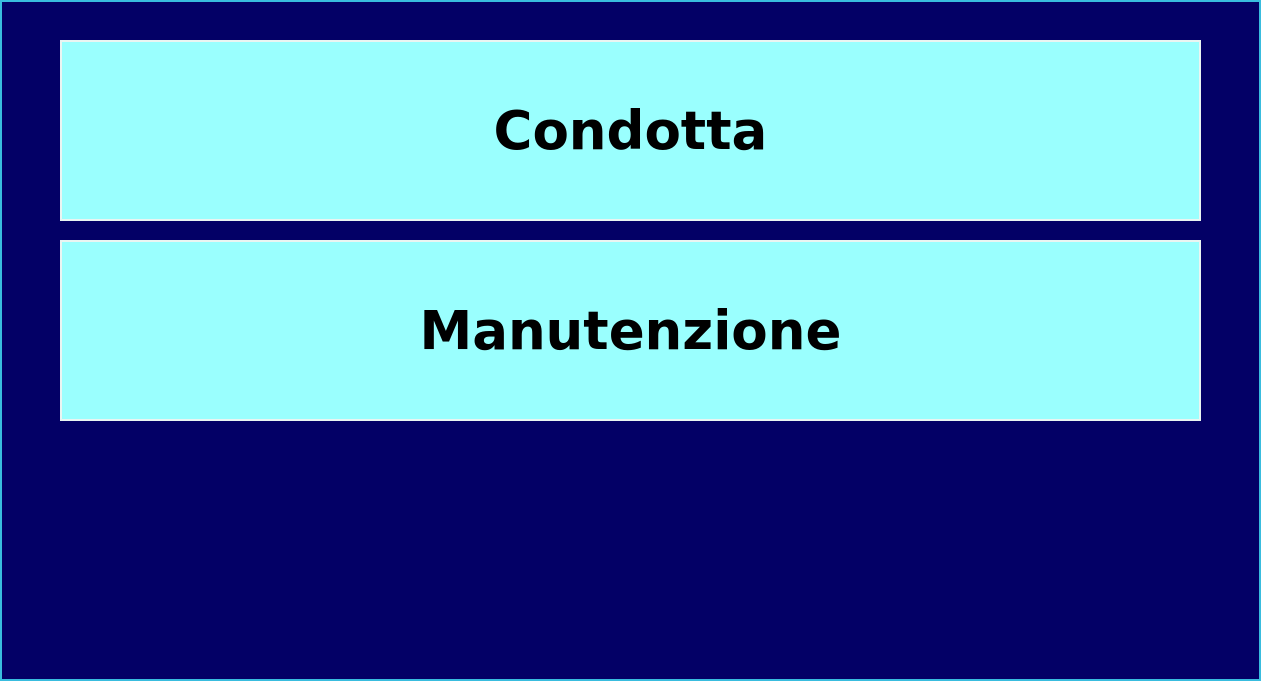
<?xml version="1.0" encoding="UTF-8"?>
<ui version="4.0">
 <class>FirstPage</class>
 <widget class="QWidget" name="FirstPage">
  <property name="geometry">
   <rect>
    <x>0</x>
    <y>0</y>
    <width>1261</width>
    <height>681</height>
   </rect>
  </property>
  <property name="windowTitle">
   <string>Form</string>
  </property>
  <property name="styleSheet">
   <string notr="true">QWidget { background-color : #030066; color : #fefe00;border:2px solid #39bcde }
QPushButton { background-color : #9afffe; color : #000000;border:2px solid #eaf5f2;font: 40pt &quot;DejaVu Sans&quot;;font: bold;  }</string>
  </property>
  <widget class="QPushButton" name="condotta">
   <property name="geometry">
    <rect>
     <x>60</x>
     <y>40</y>
     <width>1141</width>
     <height>181</height>
    </rect>
   </property>
   <property name="font">
    <font>
     <family>DejaVu Sans</family>
     <pointsize>40</pointsize>
     <weight>75</weight>
     <italic>false</italic>
     <bold>true</bold>
    </font>
   </property>
   <property name="styleSheet">
    <string notr="true"/>
   </property>
   <property name="text">
    <string>Condotta</string>
   </property>
  </widget>
  <widget class="QPushButton" name="manutenzione">
   <property name="geometry">
    <rect>
     <x>60</x>
     <y>240</y>
     <width>1141</width>
     <height>181</height>
    </rect>
   </property>
   <property name="font">
    <font>
     <family>DejaVu Sans</family>
     <pointsize>40</pointsize>
     <weight>75</weight>
     <italic>false</italic>
     <bold>true</bold>
    </font>
   </property>
   <property name="styleSheet">
    <string notr="true"/>
   </property>
   <property name="text">
    <string>Manutenzione</string>
   </property>
  </widget>
 </widget>
 <resources/>
 <connections/>
</ui>
